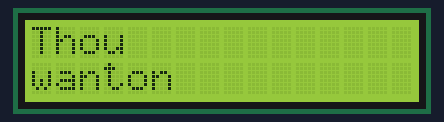
Recording of a sketch running on a simulated Arduino Uno, built with avr-gcc and run on an emulated ATmega328P. On the bench: 16×2 character LCD. Random numbers use the default seed unless the sketch sets one.

Above: at 0.1 s.
At 2.1 s:
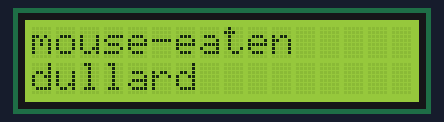

The sketch:

shakespearian_insult_generator.ino
```cpp
/*
  Random Shakespearian Insult Generator.

*/

#include <avr/pgmspace.h>
#include <LiquidCrystal.h>
// load words into program memory
const char lineOne_0[] PROGMEM = "apish";
const char lineOne_1[] PROGMEM = "artless";
const char lineOne_2[] PROGMEM = "slobbery";
const char lineOne_3[] PROGMEM = "beslubbering";
const char lineOne_4[] PROGMEM = "caluminiating";
const char lineOne_5[] PROGMEM = "cautelous";
const char lineOne_6[] PROGMEM = "churlish";
const char lineOne_7[] PROGMEM = "coldblooded";
const char lineOne_8[] PROGMEM = "concupiscible";
const char lineOne_9[] PROGMEM = "covetous";
const char lineOne_10[] PROGMEM = "crudy";
const char lineOne_11[] PROGMEM = "cuckoldly";
const char lineOne_12[] PROGMEM = "ceceptious";
const char lineOne_13[] PROGMEM = "degenerate";
const char lineOne_14[] PROGMEM = "facinerious";
const char lineOne_15[] PROGMEM = "fawning";
const char lineOne_16[] PROGMEM = "finical";
const char lineOne_17[] PROGMEM = "fusty";
const char lineOne_18[] PROGMEM = "goatish";
const char lineOne_19[] PROGMEM = "gorbellied";
const char lineOne_20[] PROGMEM = "greasy";
const char lineOne_21[] PROGMEM = "heinous";
const char lineOne_22[] PROGMEM = "incontinent";
const char lineOne_23[] PROGMEM = "inexecrable";
const char lineOne_24[] PROGMEM = "insolent";
const char lineOne_25[] PROGMEM = "lecherous";
const char lineOne_26[] PROGMEM = "lisping";
const char lineOne_27[] PROGMEM = "loathly";
const char lineOne_28[] PROGMEM = "lubberly";
const char lineOne_29[] PROGMEM = "lumpish";
const char lineOne_30[] PROGMEM = "lammering";
const char lineOne_31[] PROGMEM = "lusty";
const char lineOne_32[] PROGMEM = "laughty";
const char lineOne_33[] PROGMEM = "obscene";
const char lineOne_34[] PROGMEM = "overgorged";
const char lineOne_35[] PROGMEM = "panderly";
const char lineOne_36[] PROGMEM = "pestiferous";
const char lineOne_37[] PROGMEM = "plumpy";
const char lineOne_38[] PROGMEM = "puking";
const char lineOne_39[] PROGMEM = "rascally";
const char lineOne_40[] PROGMEM = "reeky";
const char lineOne_41[] PROGMEM = "sanctimonious";
const char lineOne_42[] PROGMEM = "sickly";
const char lineOne_43[] PROGMEM = "sneaping";
const char lineOne_44[] PROGMEM = "spongy";
const char lineOne_45[] PROGMEM = "stinking";
const char lineOne_46[] PROGMEM = "superserviceable";
const char lineOne_47[] PROGMEM = "thrasonical";
const char lineOne_48[] PROGMEM = "unhandsome";
const char lineOne_49[] PROGMEM = "unwiped";
const char lineOne_50[] PROGMEM = "viperous";
const char lineOne_51[] PROGMEM = "wanton";
const char lineOne_52[] PROGMEM = "warped";
const char lineOne_53[] PROGMEM = "witless";
const char lineTwo0[] PROGMEM = "bald-pated";
const char lineTwo1[] PROGMEM = "barren-spirited";
const char lineTwo2[] PROGMEM = "beast-eating";
const char lineTwo3[] PROGMEM = "beef-witted";
const char lineTwo4[] PROGMEM = "boiled-brains";
const char lineTwo5[] PROGMEM = "clay-brained";
const char lineTwo6[] PROGMEM = "dirt-rotten";
const char lineTwo7[] PROGMEM = "dizzy-eyed";
const char lineTwo8[] PROGMEM = "dull-brained";
const char lineTwo9[] PROGMEM = "eye-offending";
const char lineTwo10[] PROGMEM = "fat-kidneyed";
const char lineTwo11[] PROGMEM = "flap-eared";
const char lineTwo12[] PROGMEM = "foul-mouthed";
const char lineTwo13[] PROGMEM = "half-blooded";
const char lineTwo14[] PROGMEM = "hard-haired";
const char lineTwo15[] PROGMEM = "hell-governed";
const char lineTwo16[] PROGMEM = "hollow-eyed";
const char lineTwo17[] PROGMEM = "hook-nosed";
const char lineTwo18[] PROGMEM = "ill-tempered";
const char lineTwo19[] PROGMEM = "knotty-pated";
const char lineTwo20[] PROGMEM = "leaden-footed";
const char lineTwo21[] PROGMEM = "leptus-leering";
const char lineTwo22[] PROGMEM = "lily-livered";
const char lineTwo23[] PROGMEM = "logger-headed";
const char lineTwo24[] PROGMEM = "lust-breathed";
const char lineTwo25[] PROGMEM = "motley-minded";
const char lineTwo26[] PROGMEM = "mouse-eaten";
const char lineTwo27[] PROGMEM = "muddly mettled";
const char lineTwo28[] PROGMEM = "nook-shotten";
const char lineTwo29[] PROGMEM = "one-trunk-inheriting";
const char lineTwo30[] PROGMEM = "pale-hearted";
const char lineTwo31[] PROGMEM = "pigeon-livered";
const char lineTwo32[] PROGMEM = "puke-stocking";
const char lineTwo33[] PROGMEM = "puppy-headed";
const char lineTwo34[] PROGMEM = "rank-scented";
const char lineTwo35[] PROGMEM = "rug-headed";
const char lineTwo36[] PROGMEM = "rump-fed";
const char lineTwo37[] PROGMEM = "self-glorious";
const char lineTwo38[] PROGMEM = "senseless-obstinate";
const char lineTwo39[] PROGMEM = "sheep-biting";
const char lineTwo40[] PROGMEM = "shrill-tongued";
const char lineTwo41[] PROGMEM = "snail-paced";
const char lineTwo42[] PROGMEM = "sodden-witted";
const char lineTwo43[] PROGMEM = "stretch-mouthed";
const char lineTwo44[] PROGMEM = "stubborn-hard";
const char lineTwo45[] PROGMEM = "swag-bellied";
const char lineTwo46[] PROGMEM = "tardy-gaited";
const char lineTwo47[] PROGMEM = "thick-eyed";
const char lineTwo48[] PROGMEM = "three-suited";
const char lineTwo49[] PROGMEM = "tripe-visaged";
const char lineTwo50[] PROGMEM = "under-honest";
const char lineTwo51[] PROGMEM = "uneducated";
const char lineTwo52[] PROGMEM = "useless";
const char lineTwo53[] PROGMEM = "white-livered";
const char lineThree0[] PROGMEM = "abomination";
const char lineThree1[] PROGMEM = "arch-villain";
const char lineThree2[] PROGMEM = "baggage";
const char lineThree3[] PROGMEM = "bed-presser";
const char lineThree4[] PROGMEM = "blockhead";
const char lineThree5[] PROGMEM = "braggart";
const char lineThree6[] PROGMEM = "bugbear";
const char lineThree7[] PROGMEM = "bull's pizzle";
const char lineThree8[] PROGMEM = "codpiece";
const char lineThree9[] PROGMEM = "capocchia";
const char lineThree10[] PROGMEM = "cornuto";
const char lineThree11[] PROGMEM = "costermonger";
const char lineThree12[] PROGMEM = "cot-quean";
const char lineThree13[] PROGMEM = "coxcomb";
const char lineThree14[] PROGMEM = "cozener";
const char lineThree15[] PROGMEM = "dissembler";
const char lineThree16[] PROGMEM = "dullard";
const char lineThree17[] PROGMEM = "dunghill";
const char lineThree18[] PROGMEM = "fashion-monger";
const char lineThree19[] PROGMEM = "fleshmonger";
const char lineThree20[] PROGMEM = "foot-licker";
const char lineThree21[] PROGMEM = "fustilarian";
const char lineThree22[] PROGMEM = "geck";
const char lineThree23[] PROGMEM = "giglet";
const char lineThree24[] PROGMEM = "horn-beast";
const char lineThree25[] PROGMEM = "horse-back-breaker";
const char lineThree26[] PROGMEM = "idiot-worshipper";
const char lineThree27[] PROGMEM = "jack-a-nape";
const char lineThree28[] PROGMEM = "lewdster";
const char lineThree29[] PROGMEM = "malignancy";
const char lineThree30[] PROGMEM = "malmsey-butt";
const char lineThree31[] PROGMEM = "measle";
const char lineThree32[] PROGMEM = "miscreant";
const char lineThree33[] PROGMEM = "mushrump";
const char lineThree34[] PROGMEM = "ox-head";
const char lineThree35[] PROGMEM = "parasite";
const char lineThree36[] PROGMEM = "pig-nut";
const char lineThree37[] PROGMEM = "pin-buttock";
const char lineThree38[] PROGMEM = "potato finger";
const char lineThree39[] PROGMEM = "princox";
const char lineThree40[] PROGMEM = "purpose-changer";
const char lineThree41[] PROGMEM = "quatch-buttock";
const char lineThree42[] PROGMEM = "rabbit-sucker";
const char lineThree43[] PROGMEM = "rampallian";
const char lineThree44[] PROGMEM = "rat-catcher";
const char lineThree45[] PROGMEM = "ratsbane";
const char lineThree46[] PROGMEM = "renegatho";
const char lineThree47[] PROGMEM = "scum";
const char lineThree48[] PROGMEM = "scut";
const char lineThree49[] PROGMEM = "starve-lackey";
const char lineThree50[] PROGMEM = "stock-fish";
const char lineThree51[] PROGMEM = "ticklebrain";
const char lineThree52[] PROGMEM = "under-skinker";
const char lineThree53[] PROGMEM = "villiago";
// create tables
const char* const lineOne_table[] PROGMEM = {
  lineOne_0, lineOne_1, lineOne_2, lineOne_3, lineOne_4, lineOne_5, lineOne_6, lineOne_7, lineOne_8, lineOne_9, lineOne_10, lineOne_11, lineOne_12, lineOne_13, lineOne_14, lineOne_15, lineOne_16, lineOne_17, lineOne_18, lineOne_19, lineOne_20, lineOne_21, lineOne_22, lineOne_23, lineOne_24, lineOne_25, lineOne_26, lineOne_27, lineOne_28, lineOne_29, lineOne_30, lineOne_31, lineOne_31, lineOne_33, lineOne_34, lineOne_35, lineOne_36, lineOne_37, lineOne_38, lineOne_39, lineOne_40, lineOne_41, lineOne_42, lineOne_43, lineOne_44, lineOne_45, lineOne_46, lineOne_47, lineOne_48, lineOne_49, lineOne_50, lineOne_51, lineOne_52, lineOne_53
};
const char* const lineTwo_table[] PROGMEM = {
  lineTwo0, lineTwo1, lineTwo2, lineTwo3, lineTwo4, lineTwo5, lineTwo6, lineTwo7, lineTwo8, lineTwo9, lineTwo10, lineTwo11, lineTwo12, lineTwo13, lineTwo14, lineTwo15, lineTwo16, lineTwo17, lineTwo18, lineTwo19, lineTwo20, lineTwo21, lineTwo22, lineTwo23, lineTwo24, lineTwo25, lineTwo26, lineTwo27, lineTwo28, lineTwo29, lineTwo30, lineTwo31, lineTwo31, lineTwo33, lineTwo34, lineTwo35, lineTwo36, lineTwo37, lineTwo38, lineTwo39, lineTwo40, lineTwo41, lineTwo42, lineTwo43, lineTwo44, lineTwo45, lineTwo46, lineTwo47, lineTwo48, lineTwo49, lineTwo50, lineTwo51, lineTwo52, lineTwo53
};
const char* const lineThree_table[] PROGMEM = {
  lineThree0, lineThree1, lineThree2, lineThree3, lineThree4, lineThree5, lineThree6, lineThree7, lineThree8, lineThree9, lineThree10, lineThree11, lineThree12, lineThree13, lineThree14, lineThree15, lineThree16, lineThree17, lineThree18, lineThree19, lineThree20, lineThree21, lineThree22, lineThree23, lineThree24, lineThree25, lineThree26, lineThree27, lineThree28, lineThree29, lineThree30, lineThree31, lineThree31, lineThree33, lineThree34, lineThree35, lineThree36, lineThree37, lineThree38, lineThree39, lineThree40, lineThree41, lineThree42, lineThree43, lineThree44, lineThree45, lineThree46, lineThree47, lineThree48, lineThree49, lineThree50, lineThree51, lineThree52, lineThree53
};
char buffer[30];

int rand1; // hold random numbers
int rand2;
int rand3;
LiquidCrystal lcd(12, 11, 5, 4, 3, 2);

void setup() {

  lcd.begin (16, 2); // initialise LCD
  lcd.clear (); // Clear and print(F splash screen
  randomSeed(analogRead(0)); // seed random number generator with noise from analogue input 0
  rand1 = random (0, 53); // generate some random numbers
  rand2 = random (0, 53);
  rand3 = random (0, 53);
  lcd.clear (); // set up the display
  lcd.setCursor (0, 0);
  lcd.print(F("Thou"));
  lcd.setCursor (0, 1);
  strcpy_P(buffer, (char*)pgm_read_word(&(lineOne_table[rand1]))); //Get and reconstruct 1st string from PROGMEM
  lcd.print(buffer); // print it
  delay (2000); // wait a bit
  lcd.clear (); // do it again
  lcd.setCursor (0, 0);
  strcpy_P(buffer, (char*)pgm_read_word(&(lineTwo_table[rand2])));//Get and reconstruct 2nd string from PROGMEM
  lcd.print(buffer);
  lcd.setCursor (0, 1);
  strcpy_P(buffer, (char*)pgm_read_word(&(lineThree_table[rand3])));//Get and reconstruct 3rd string from PROGMEM
  lcd.print(buffer);
}
void loop() {


}
```
